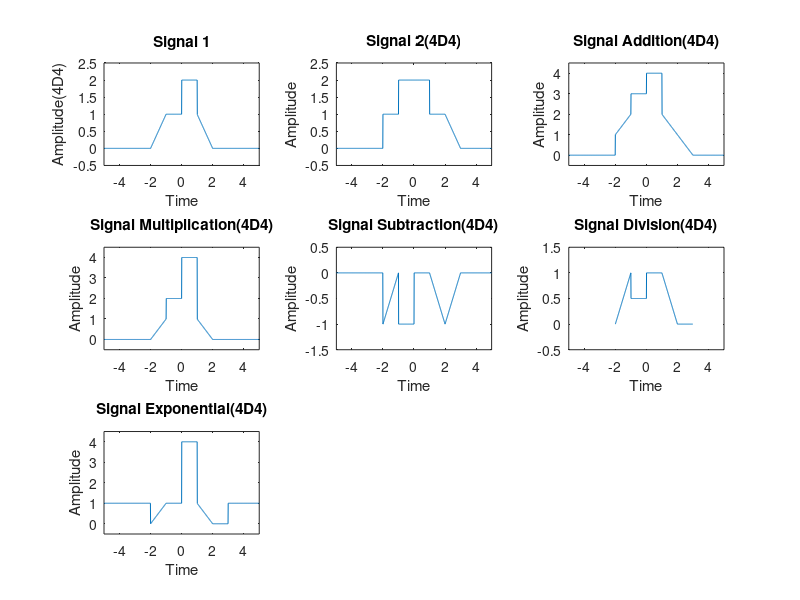

Source code (MATLAB):
clear all
close all

%time range
t=-5:0.01:+5;

%Signal 1
Signal_1 = (t+2).*(t>=-2 & t<=-1) + (1).*(t>-1 & t<=0)+ (2).*(t>0 & t<=1)+ (2-t).*(t>1 & t<=2);

subplot(3,3,1);
plot(t,Signal_1);
xlabel("Time");
ylabel("Amplitude(4D4)");
title("Signal 1");
axis([min(t),max(t),min(Signal_1)-0.5,max(Signal_1)+0.5]);

%Signal 2
Signal_2 = (1).*(t>=-2 & t<=-1)+ (2).*(t>-1 & t<=1) + (1).*(t>1 & t<=2) + (3-t).*(t>2 & t<=3);

subplot(3,3,2);
plot(t,Signal_2);
xlabel("Time");
ylabel("Amplitude");
title("Signal 2(4D4)");
axis([min(t),max(t),min(Signal_2)-0.5,max(Signal_2)+0.5]);

%Signal Addition
Signal_Addition = Signal_1 + Signal_2;

subplot(3,3,3);
plot(t,Signal_Addition);
xlabel("Time");
ylabel("Amplitude");
title("Signal Addition(4D4)");
axis([min(t),max(t),min(Signal_Addition)-0.5,max(Signal_Addition)+0.5]);

%Signal Multiplication
Signal_Multiplication = Signal_1 .* Signal_2;

subplot(3,3,4);
plot(t,Signal_Multiplication);
xlabel("Time");
ylabel("Amplitude");
title("Signal Multiplication(4D4)");
axis([min(t),max(t),min(Signal_Multiplication)-0.5,max(Signal_Multiplication)+0.5]);

%Signal Subtraction
Signal_Subtraction = Signal_1 - Signal_2;

subplot(3,3,5);
plot(t,Signal_Subtraction);
xlabel("Time");
ylabel("Amplitude");
title("Signal Subtraction(4D4)");
axis([min(t),max(t),min(Signal_Subtraction)-0.5,max(Signal_Subtraction)+0.5]);

%Signal Division
Signal_Division = Signal_1 ./ Signal_2;

subplot(3,3,6);
plot(t,Signal_Division);
xlabel("Time");
ylabel("Amplitude");
title("Signal Division(4D4)");
axis([min(t),max(t),min(Signal_Division)-0.5,max(Signal_Division)+0.5]);

%Signal Exponential
Signal_Exponential = Signal_1 .^ Signal_2;

subplot(3,3,7);
plot(t,Signal_Exponential);
xlabel("Time");
ylabel("Amplitude");
title("Signal Exponential(4D4)");
axis([min(t),max(t),min(Signal_Exponential)-0.5,max(Signal_Exponential)+0.5]);
